Frame 1 (no input): blank canvas, image omitted
Frame 60 (the mouse pressed at the canvas centre just before this capture): blank canvas, image omitted
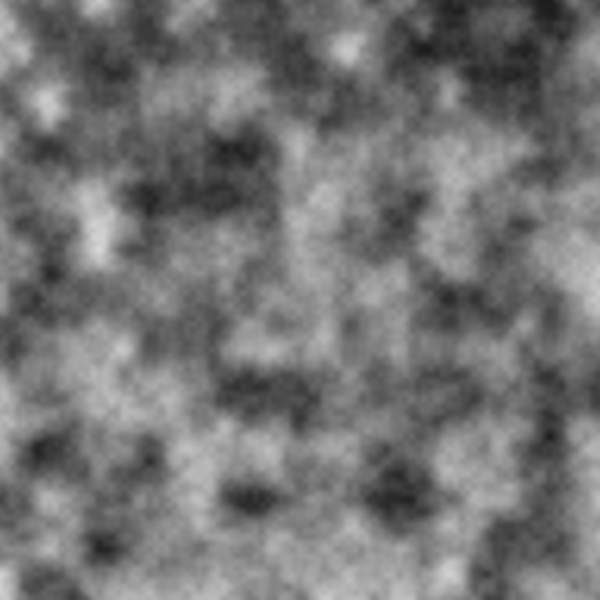
Frame 120 (the mouse held since frame 60 and released just before this capture)

The Processing sketch whose frames 1 and 60 were blank and that drew this single picture after the mouse press (run headless with seeded random() and noise(); from frame 60 on, the mouse is pressed at the canvas centre):

// Processing sketch: perlin_001
// ── perlin_001.pde
float increment = 0.02;

void setup() {
  size(600,600);
  //noLoop();
}

void draw() {
  background(0);
  
  // Optional: adjust noise detail here
  // noiseDetail(8,0.65f);
  
  loadPixels();

  float xoff = 0.0; // Start xoff at 0
  // print(mouseX);
  // For every x,y coordinate in a 2D space, calculate a noise value and produce a brightness value
  for (int x = 0; x < width; x++) {
    xoff += increment;   // Increment xoff 
    float yoff = 0.0;   // For every xoff, start yoff at 0
    for (int y = 0; y < height; y++) {
      yoff += increment; // Increment yoff
      
     
      // Calculate noise and scale by 255 // update changed by mouse x
      float bright = noise(xoff,yoff)* constrain(mouseX, 0, 255); //255

      // Try using this line instead
      //float bright = random(0,255);
      
      // Set each pixel onscreen to a grayscale value
      pixels[x+y*width] = color(bright);
    }
  }
  
  updatePixels();
}
